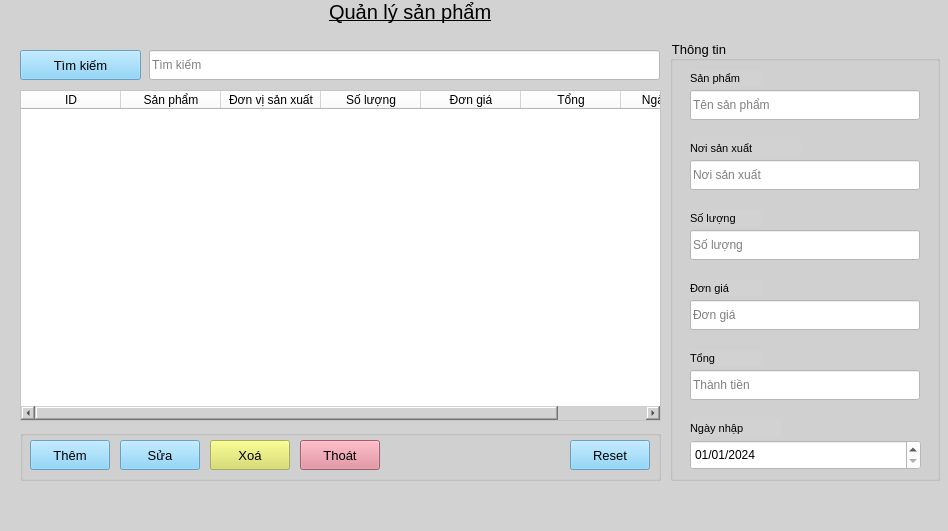
<?xml version="1.0" encoding="UTF-8"?>
<ui version="4.0">
 <class>qlspWindow</class>
 <widget class="QMainWindow" name="qlspWindow">
  <property name="geometry">
   <rect>
    <x>0</x>
    <y>0</y>
    <width>948</width>
    <height>531</height>
   </rect>
  </property>
  <property name="windowTitle">
   <string>MainWindow</string>
  </property>
  <property name="styleSheet">
   <string notr="true">background-color:rgba(210, 210, 210,1);</string>
  </property>
  <widget class="QWidget" name="centralwidget">
   <widget class="QTableWidget" name="tb_qlsp">
    <property name="geometry">
     <rect>
      <x>20</x>
      <y>90</y>
      <width>641</width>
      <height>331</height>
     </rect>
    </property>
    <property name="cursor" stdset="0">
     <cursorShape>PointingHandCursor</cursorShape>
    </property>
    <property name="styleSheet">
     <string notr="true">background-color:rgba(255, 255, 255, 1);</string>
    </property>
    <column>
     <property name="text">
      <string>ID</string>
     </property>
    </column>
    <column>
     <property name="text">
      <string>Sản phẩm</string>
     </property>
    </column>
    <column>
     <property name="text">
      <string>Đơn vị sản xuất</string>
     </property>
    </column>
    <column>
     <property name="text">
      <string>Số lượng</string>
     </property>
    </column>
    <column>
     <property name="text">
      <string>Đơn giá</string>
     </property>
    </column>
    <column>
     <property name="text">
      <string>Tổng</string>
     </property>
    </column>
    <column>
     <property name="text">
      <string>Ngày nhập</string>
     </property>
    </column>
   </widget>
   <widget class="QLineEdit" name="tim_qlsp">
    <property name="geometry">
     <rect>
      <x>149</x>
      <y>50</y>
      <width>511</width>
      <height>30</height>
     </rect>
    </property>
    <property name="styleSheet">
     <string notr="true">background-color:rgba(255, 255, 255, 1);</string>
    </property>
    <property name="placeholderText">
     <string>Tìm kiếm</string>
    </property>
   </widget>
   <widget class="QLabel" name="lb_qlsp">
    <property name="geometry">
     <rect>
      <x>329</x>
      <y>0</y>
      <width>221</width>
      <height>41</height>
     </rect>
    </property>
    <property name="font">
     <font>
      <pointsize>15</pointsize>
      <underline>true</underline>
     </font>
    </property>
    <property name="text">
     <string>Quản lý sản phẩm</string>
    </property>
    <property name="alignment">
     <set>Qt::AlignLeading|Qt::AlignLeft|Qt::AlignTop</set>
    </property>
   </widget>
   <widget class="QGroupBox" name="grb_qlch">
    <property name="geometry">
     <rect>
      <x>670</x>
      <y>40</y>
      <width>270</width>
      <height>441</height>
     </rect>
    </property>
    <property name="font">
     <font>
      <pointsize>10</pointsize>
     </font>
    </property>
    <property name="styleSheet">
     <string notr="true">background-color:rgba(210, 210, 210,1);</string>
    </property>
    <property name="title">
     <string>Thông tin</string>
    </property>
    <widget class="QLineEdit" name="txt_qlsp_sp">
     <property name="geometry">
      <rect>
       <x>20</x>
       <y>50</y>
       <width>230</width>
       <height>30</height>
      </rect>
     </property>
     <property name="styleSheet">
      <string notr="true">background-color:rgba(255, 255, 255, 1);</string>
     </property>
     <property name="placeholderText">
      <string>Tên sản phẩm</string>
     </property>
    </widget>
    <widget class="QLineEdit" name="txt_qlsp_nsx">
     <property name="geometry">
      <rect>
       <x>20</x>
       <y>120</y>
       <width>230</width>
       <height>30</height>
      </rect>
     </property>
     <property name="styleSheet">
      <string notr="true">background-color:rgba(255, 255, 255, 1);</string>
     </property>
     <property name="placeholderText">
      <string>Nơi sản xuất</string>
     </property>
    </widget>
    <widget class="QLineEdit" name="txt_qlsp_sl">
     <property name="geometry">
      <rect>
       <x>20</x>
       <y>190</y>
       <width>230</width>
       <height>30</height>
      </rect>
     </property>
     <property name="styleSheet">
      <string notr="true">background-color:rgba(255, 255, 255, 1);</string>
     </property>
     <property name="placeholderText">
      <string>Số lượng</string>
     </property>
    </widget>
    <widget class="QLineEdit" name="txt_qlsp_dg">
     <property name="geometry">
      <rect>
       <x>20</x>
       <y>260</y>
       <width>230</width>
       <height>30</height>
      </rect>
     </property>
     <property name="styleSheet">
      <string notr="true">background-color:rgba(255, 255, 255, 1);</string>
     </property>
     <property name="placeholderText">
      <string>Đơn giá</string>
     </property>
    </widget>
    <widget class="QLabel" name="lb_qlsp_sp">
     <property name="geometry">
      <rect>
       <x>20</x>
       <y>30</y>
       <width>71</width>
       <height>16</height>
      </rect>
     </property>
     <property name="font">
      <font>
       <pointsize>8</pointsize>
      </font>
     </property>
     <property name="text">
      <string>Sản phẩm</string>
     </property>
    </widget>
    <widget class="QLabel" name="lb_qlsp_nsx">
     <property name="geometry">
      <rect>
       <x>20</x>
       <y>100</y>
       <width>111</width>
       <height>16</height>
      </rect>
     </property>
     <property name="font">
      <font>
       <pointsize>8</pointsize>
      </font>
     </property>
     <property name="text">
      <string>Nơi sản xuẩt</string>
     </property>
    </widget>
    <widget class="QLabel" name="lb_qlsp_sl">
     <property name="geometry">
      <rect>
       <x>20</x>
       <y>170</y>
       <width>71</width>
       <height>16</height>
      </rect>
     </property>
     <property name="font">
      <font>
       <pointsize>8</pointsize>
      </font>
     </property>
     <property name="text">
      <string>Số lượng</string>
     </property>
    </widget>
    <widget class="QLabel" name="lb_qlsp_dg">
     <property name="geometry">
      <rect>
       <x>20</x>
       <y>240</y>
       <width>71</width>
       <height>16</height>
      </rect>
     </property>
     <property name="font">
      <font>
       <pointsize>8</pointsize>
      </font>
     </property>
     <property name="text">
      <string>Đơn giá</string>
     </property>
    </widget>
    <widget class="QLabel" name="lb_qlsp_nn">
     <property name="geometry">
      <rect>
       <x>20</x>
       <y>380</y>
       <width>91</width>
       <height>16</height>
      </rect>
     </property>
     <property name="font">
      <font>
       <pointsize>8</pointsize>
      </font>
     </property>
     <property name="text">
      <string>Ngày nhập</string>
     </property>
     <property name="textFormat">
      <enum>Qt::AutoText</enum>
     </property>
    </widget>
    <widget class="QDateEdit" name="time_qlsp_nn">
     <property name="geometry">
      <rect>
       <x>20</x>
       <y>400</y>
       <width>231</width>
       <height>30</height>
      </rect>
     </property>
     <property name="styleSheet">
      <string notr="true">background-color:rgba(255, 255, 255, 1);</string>
     </property>
     <property name="currentSection">
      <enum>QDateTimeEdit::DaySection</enum>
     </property>
     <property name="displayFormat">
      <string>dd/MM/yyyy</string>
     </property>
     <property name="date">
      <date>
       <year>2024</year>
       <month>1</month>
       <day>1</day>
      </date>
     </property>
    </widget>
    <widget class="QLineEdit" name="txt_qlsp_tong">
     <property name="geometry">
      <rect>
       <x>20</x>
       <y>330</y>
       <width>230</width>
       <height>30</height>
      </rect>
     </property>
     <property name="styleSheet">
      <string notr="true">background-color:rgba(255, 255, 255, 1);</string>
     </property>
     <property name="placeholderText">
      <string>Thành tiền</string>
     </property>
    </widget>
    <widget class="QLabel" name="lb_qlsp_dg_2">
     <property name="geometry">
      <rect>
       <x>20</x>
       <y>310</y>
       <width>71</width>
       <height>16</height>
      </rect>
     </property>
     <property name="font">
      <font>
       <pointsize>8</pointsize>
      </font>
     </property>
     <property name="text">
      <string>Tổng</string>
     </property>
    </widget>
   </widget>
   <widget class="QPushButton" name="btn_timkiem_qlsp">
    <property name="geometry">
     <rect>
      <x>20</x>
      <y>50</y>
      <width>121</width>
      <height>30</height>
     </rect>
    </property>
    <property name="font">
     <font>
      <pointsize>10</pointsize>
     </font>
    </property>
    <property name="cursor">
     <cursorShape>PointingHandCursor</cursorShape>
    </property>
    <property name="styleSheet">
     <string notr="true">background-color:rgba(118, 203, 248, 0.8);
</string>
    </property>
    <property name="text">
     <string>Tìm kiếm</string>
    </property>
   </widget>
   <widget class="QGroupBox" name="groupBox">
    <property name="geometry">
     <rect>
      <x>20</x>
      <y>430</y>
      <width>641</width>
      <height>51</height>
     </rect>
    </property>
    <property name="title">
     <string/>
    </property>
    <widget class="QPushButton" name="btn_again">
     <property name="geometry">
      <rect>
       <x>550</x>
       <y>10</y>
       <width>80</width>
       <height>30</height>
      </rect>
     </property>
     <property name="font">
      <font>
       <pointsize>10</pointsize>
      </font>
     </property>
     <property name="cursor">
      <cursorShape>PointingHandCursor</cursorShape>
     </property>
     <property name="styleSheet">
      <string notr="true">background-color:rgba(118, 203, 248, 0.8);
</string>
     </property>
     <property name="text">
      <string>Reset</string>
     </property>
    </widget>
    <widget class="QPushButton" name="btn_xoa_qlsp">
     <property name="geometry">
      <rect>
       <x>190</x>
       <y>10</y>
       <width>80</width>
       <height>30</height>
      </rect>
     </property>
     <property name="font">
      <font>
       <pointsize>10</pointsize>
      </font>
     </property>
     <property name="cursor">
      <cursorShape>PointingHandCursor</cursorShape>
     </property>
     <property name="styleSheet">
      <string notr="true">background-color:rgba(215, 220, 88, 0.77);</string>
     </property>
     <property name="text">
      <string>Xoá</string>
     </property>
    </widget>
    <widget class="QPushButton" name="btn_thoat_qlsp">
     <property name="geometry">
      <rect>
       <x>280</x>
       <y>10</y>
       <width>80</width>
       <height>30</height>
      </rect>
     </property>
     <property name="font">
      <font>
       <pointsize>10</pointsize>
      </font>
     </property>
     <property name="cursor">
      <cursorShape>PointingHandCursor</cursorShape>
     </property>
     <property name="styleSheet">
      <string notr="true">background-color: rgba(225, 130, 146, 1);</string>
     </property>
     <property name="text">
      <string>Thoát</string>
     </property>
    </widget>
    <widget class="QPushButton" name="btn_sua_qlsp">
     <property name="geometry">
      <rect>
       <x>100</x>
       <y>10</y>
       <width>80</width>
       <height>30</height>
      </rect>
     </property>
     <property name="font">
      <font>
       <pointsize>10</pointsize>
      </font>
     </property>
     <property name="cursor">
      <cursorShape>PointingHandCursor</cursorShape>
     </property>
     <property name="styleSheet">
      <string notr="true">background-color:rgba(118, 203, 248, 0.8);
</string>
     </property>
     <property name="text">
      <string>Sửa</string>
     </property>
    </widget>
    <widget class="QPushButton" name="btn_them_qlsp">
     <property name="geometry">
      <rect>
       <x>10</x>
       <y>10</y>
       <width>80</width>
       <height>30</height>
      </rect>
     </property>
     <property name="font">
      <font>
       <pointsize>10</pointsize>
      </font>
     </property>
     <property name="cursor">
      <cursorShape>PointingHandCursor</cursorShape>
     </property>
     <property name="styleSheet">
      <string notr="true">background-color:rgba(118, 203, 248, 0.8);
</string>
     </property>
     <property name="text">
      <string>Thêm</string>
     </property>
    </widget>
   </widget>
  </widget>
  <widget class="QMenuBar" name="menubar">
   <property name="geometry">
    <rect>
     <x>0</x>
     <y>0</y>
     <width>948</width>
     <height>26</height>
    </rect>
   </property>
  </widget>
  <widget class="QStatusBar" name="statusbar"/>
 </widget>
 <resources/>
 <connections/>
</ui>
